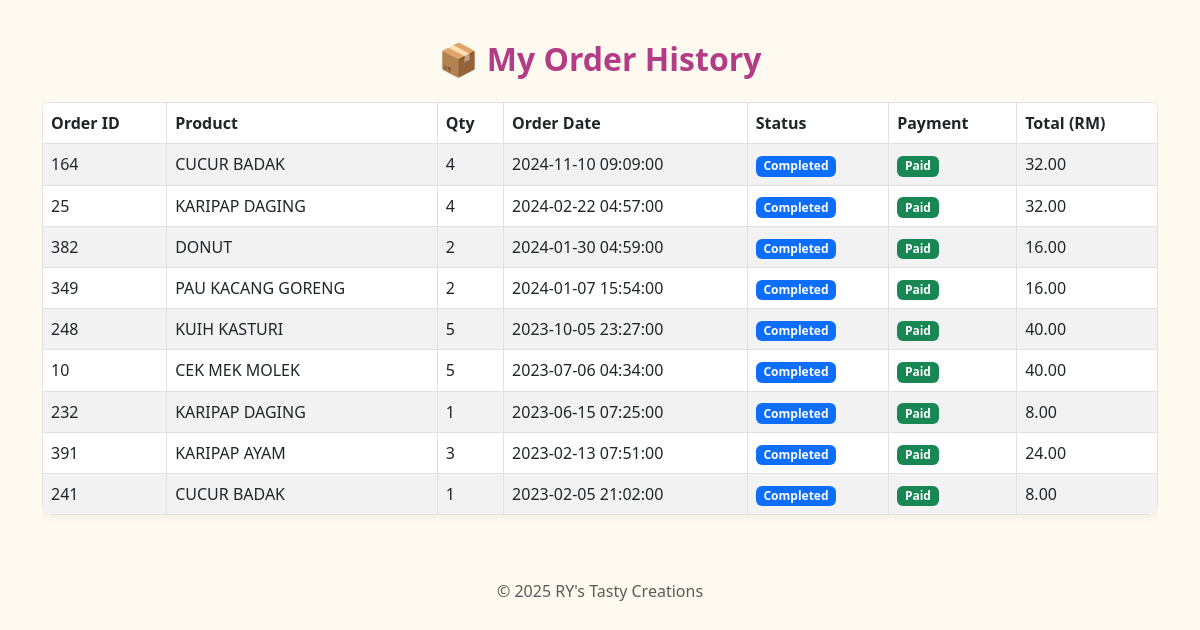
The page /FYP1/order_history.php (signed in) on the database its author committed.
### tables this page shows
CREATE TABLE IF NOT EXISTS `customer_order` (
  `ORDER_ID` int NOT NULL AUTO_INCREMENT,
  `CUST_ID` varchar(10) NOT NULL,
  `PRODUCT_ID` varchar(10) NOT NULL,
  `ORDER_QTTY` int NOT NULL,
  `ORDER_DATE` datetime DEFAULT CURRENT_TIMESTAMP,
  `ORDER_WANTED` date NOT NULL,
  `ORDER_PREFER_DATE` date DEFAULT NULL,
  `ORDER_WANTED_TIME` time NOT NULL,
  `ORDER_PREFER_TIME` time DEFAULT NULL,
  `ORDER_PAYMENT_STATUS` enum('Paid','Unpaid') DEFAULT 'Unpaid',
  `TOTAL_AMOUNT` decimal(10,2) NOT NULL,
  `ORDER_STATUS` enum('Requested','Pending','Confirmed','Processing','Ready to Pickup','Completed','Cancelled') DEFAULT 'Pending',
  PRIMARY KEY (`ORDER_ID`),
  KEY `CUST_ID` (`CUST_ID`),
  KEY `PRODUCT_ID` (`PRODUCT_ID`)
);

CREATE TABLE IF NOT EXISTS `products_sell` (
  `PRODUCT_ID` varchar(10) NOT NULL,
  `PRODUCT_NAME` varchar(100) NOT NULL,
  `PRODUCT_IMAGE` blob,
  `PRODUCT_QTTY` int NOT NULL DEFAULT '0',
  `PIECES_PER_PACK` int NOT NULL DEFAULT '10',
  `PRODUCT_PRICE` decimal(10,2) NOT NULL,
  `PRODUCT_PCS_PER_PACK` int NOT NULL,
  `PRODUCT_DESCRIPTION` text,
  PRIMARY KEY (`PRODUCT_ID`)
);

### FYP1/order_history.php (the view, shortened to what this page needs)
<?php
require 'db_connection.php';
$customer_id = $_SESSION['customer_id'];
$query = $conn->prepare("
    SELECT co.ORDER_ID, ps.PRODUCT_NAME, co.ORDER_QTTY, co.ORDER_DATE,
           co.ORDER_PAYMENT_STATUS, co.TOTAL_AMOUNT, co.ORDER_STATUS
    FROM customer_order co
    JOIN products_sell ps ON co.PRODUCT_ID = ps.PRODUCT_ID
    WHERE co.CUST_ID = ?
    ORDER BY co.ORDER_DATE DESC
");
$query->bind_param("s", $customer_id);
$query->execute();
$result = $query->get_result();
?>
<!DOCTYPE html>
<html lang="en">
<head>
    <link href="https://cdn.jsdelivr.net/npm/bootstrap@5.3.0/dist/css/bootstrap.min.css" rel="stylesheet">
</head>
<body>
<div class="container">
    <h2 class="text-center mb-4">📦 My Order History</h2>
    <?php if ($result->num_rows > 0): ?>
        <div class="table-responsive">
            <table class="table table-bordered table-striped">
                <thead>
                    <tr>
                        <th>Order ID</th>
                        <th>Product</th>
                        <th>Qty</th>
                        <th>Order Date</th>
                        <th>Status</th>
                        <th>Payment</th>
                        <th>Total (RM)</th>
                    </tr>
                </thead>
                <tbody>
                    <?php while ($row = $result->fetch_assoc()): ?>
                        <tr>
                            <td><?= htmlspecialchars($row['ORDER_ID']); ?></td>
                            <td><?= htmlspecialchars($row['PRODUCT_NAME']); ?></td>
                            <td><?= htmlspecialchars($row['ORDER_QTTY']); ?></td>
                            <td><?= htmlspecialchars($row['ORDER_DATE']); ?></td>
                            <td><span class="badge bg-primary"><?= htmlspecialchars($row['ORDER_STATUS']); ?></span></td>
                            <td><span class="badge bg-success"><?= htmlspecialchars($row['ORDER_PAYMENT_STATUS']); ?></span></td>
                            <td><?= number_format($row['TOTAL_AMOUNT'], 2); ?></td>
                        </tr>
                    <?php endwhile; ?>
                </tbody>
            </table>
        </div>
    <?php else: ?>
        <div class="alert alert-warning text-center">You have no past orders.</div>
    <?php endif; ?>
</div>
<footer class="text-center mt-5 text-muted">
    &copy; <?= date('Y'); ?> RY's Tasty Creations
</footer>
</body>
</html>

### FYP1/order_history.php (style rules this page uses)
body { background: #fffaf0; font-family: 'Segoe UI', sans-serif; }
.container { padding-top: 40px; }
h2 { color: #b33c86; font-weight: bold; }
table { background-color: #fff; border-radius: 10px; overflow: hidden; box-shadow: 0 0 10px rgba(0,0,0,0.1); }
th, td { padding: 12px 15px; vertical-align: middle; }
th { background-color: #ffdee9; color: #6a1b4d; }

### rows shown on the page
customer_order: ORDER_ID "164", PRODUCT_ID.PRODUCT_NAME "CUCUR BADAK", ORDER_QTTY "4", ORDER_DATE "2024-11-10 09:09:00", ORDER_STATUS "Completed", ORDER_PAYMENT_STATUS "Paid", TOTAL_AMOUNT "32.00"
customer_order: ORDER_ID "25", PRODUCT_ID.PRODUCT_NAME "KARIPAP DAGING", ORDER_QTTY "4", ORDER_DATE "2024-02-22 04:57:00", ORDER_STATUS "Completed", ORDER_PAYMENT_STATUS "Paid", TOTAL_AMOUNT "32.00"
customer_order: ORDER_ID "382", PRODUCT_ID.PRODUCT_NAME "DONUT", ORDER_QTTY "2", ORDER_DATE "2024-01-30 04:59:00", ORDER_STATUS "Completed", ORDER_PAYMENT_STATUS "Paid", TOTAL_AMOUNT "16.00"
customer_order: ORDER_ID "349", PRODUCT_ID.PRODUCT_NAME "PAU KACANG GORENG", ORDER_QTTY "2", ORDER_DATE "2024-01-07 15:54:00", ORDER_STATUS "Completed", ORDER_PAYMENT_STATUS "Paid", TOTAL_AMOUNT "16.00"
customer_order: ORDER_ID "248", PRODUCT_ID.PRODUCT_NAME "KUIH KASTURI", ORDER_QTTY "5", ORDER_DATE "2023-10-05 23:27:00", ORDER_STATUS "Completed", ORDER_PAYMENT_STATUS "Paid", TOTAL_AMOUNT "40.00"
customer_order: ORDER_ID "10", PRODUCT_ID.PRODUCT_NAME "CEK MEK MOLEK", ORDER_QTTY "5", ORDER_DATE "2023-07-06 04:34:00", ORDER_STATUS "Completed", ORDER_PAYMENT_STATUS "Paid", TOTAL_AMOUNT "40.00"
customer_order: ORDER_ID "232", PRODUCT_ID.PRODUCT_NAME "KARIPAP DAGING", ORDER_QTTY "1", ORDER_DATE "2023-06-15 07:25:00", ORDER_STATUS "Completed", ORDER_PAYMENT_STATUS "Paid", TOTAL_AMOUNT "8.00"
customer_order: ORDER_ID "391", PRODUCT_ID.PRODUCT_NAME "KARIPAP AYAM", ORDER_QTTY "3", ORDER_DATE "2023-02-13 07:51:00", ORDER_STATUS "Completed", ORDER_PAYMENT_STATUS "Paid", TOTAL_AMOUNT "24.00"
customer_order: ORDER_ID "241", PRODUCT_ID.PRODUCT_NAME "CUCUR BADAK", ORDER_QTTY "1", ORDER_DATE "2023-02-05 21:02:00", ORDER_STATUS "Completed", ORDER_PAYMENT_STATUS "Paid", TOTAL_AMOUNT "8.00"
